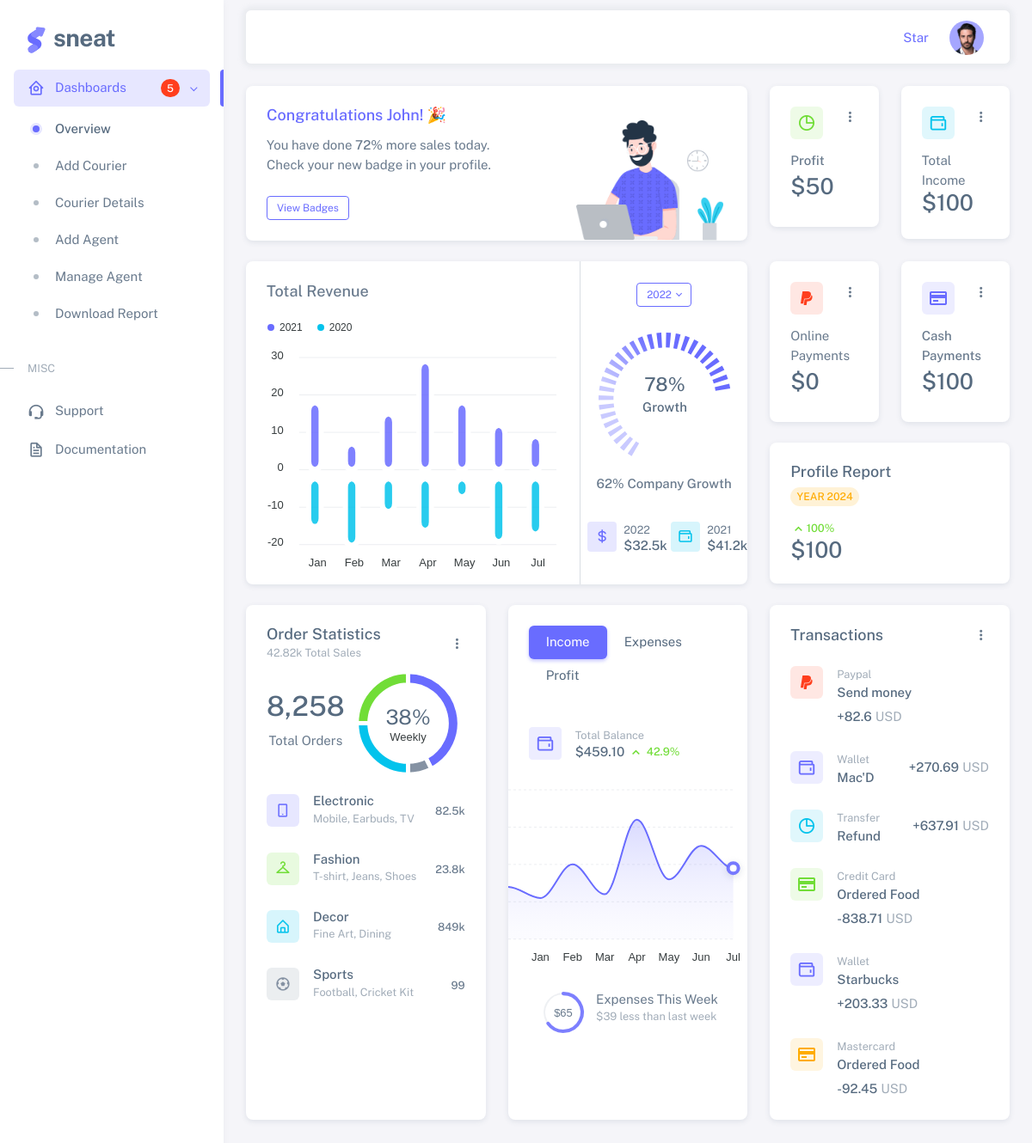
The page /Dashboard/index.php on the database as committed earlier.
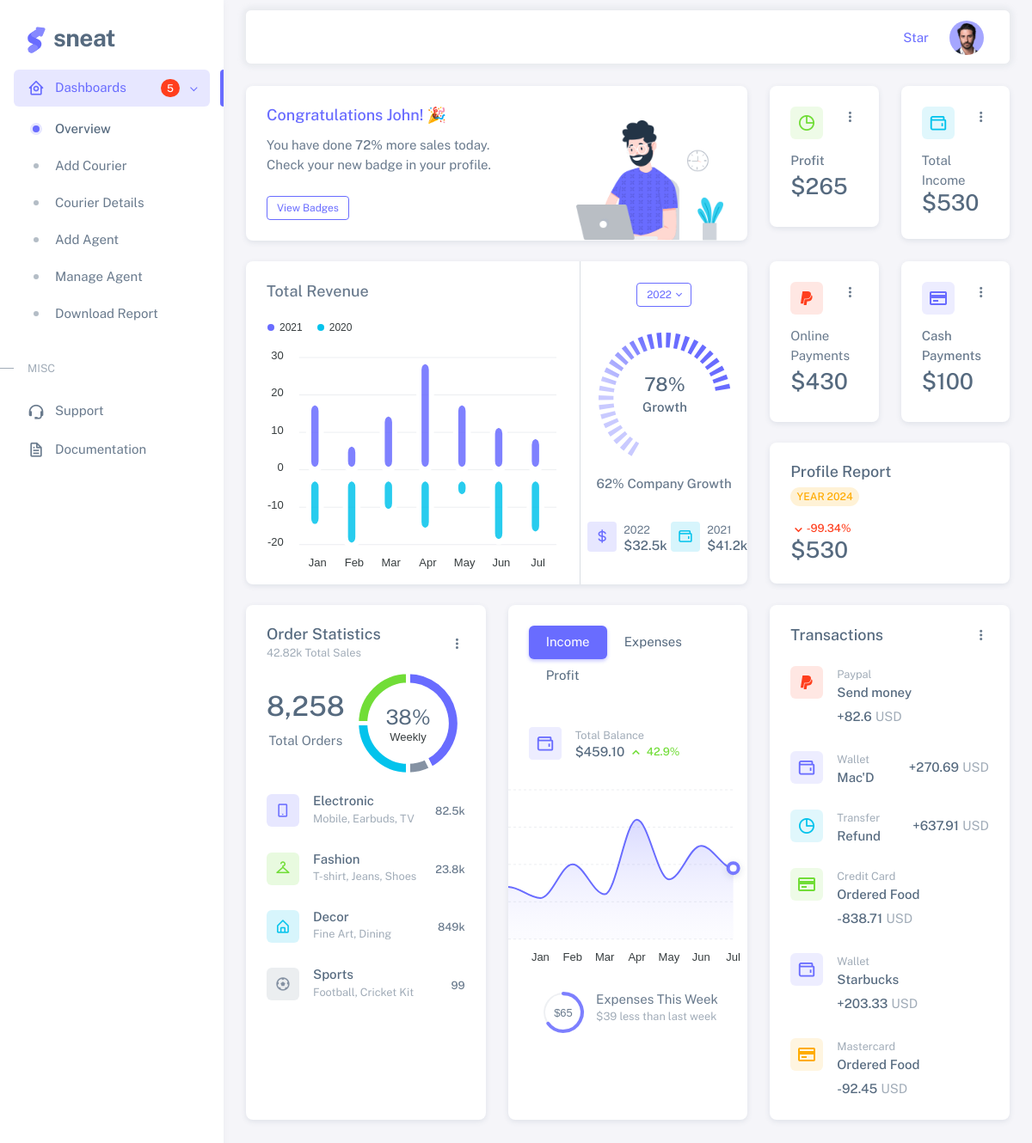
The same page on the database as committed later.
### tables this page shows
CREATE TABLE `yearly_profit` (
  `id` int(255) NOT NULL,
  `year` int(255) NOT NULL,
  `profit` int(255) NOT NULL
);

### Dashboard/index.php (the view, shortened to what the changed rows need)
<?php
  include ('../connection.php');
  $sql_query = "SELECT * FROM courier";
  $result = $conn->query($sql_query);
  $profit = 0;
  $income = 0;
  $online_payment = 0;
  $cash_payment = 0;
if ($result->num_rows > 0) {
    while ($row = $result->fetch_assoc()) {
      if ($row['payment_method'] == 'online') {
        $online_payment += $row['price'];
        } else {
          $cash_payment += $row['price'];
        }
        $profit += $row['price'];
        $income += $row['price'];
    }
    $profit = $income / 2;
} else {
    echo "No data found in the courier table.";
}
  $current_year = date("Y");
  $previous_year = $current_year - 1;
  $last_year_profit_query = "SELECT * FROM yearly_profit WHERE year = $previous_year";
  $result = $conn->query($last_year_profit_query);
  $percentage_increase = 0;
  if ($result -> num_rows > 0) {
    $row = $result->fetch_assoc();
    $last_year_profit = $row['profit'];
    $percentage_increase = (($income - $last_year_profit)/$last_year_profit) * 100;
    $percentage_increase = round($percentage_increase, 2);
  } else {
    $percentage_increase = 100;
  }
?>
<!DOCTYPE html>
<html
  lang="en"
  class="light-style layout-menu-fixed layout-compact"
  dir="ltr"
  data-theme="theme-default"
  data-assets-path="./assets/"
  data-template="vertical-menu-template-free">
  <head>
    <link rel="stylesheet" href="./assets/vendor/fonts/boxicons.css" />
    <link rel="stylesheet" href="./assets/vendor/css/core.css" class="template-customizer-core-css" />
    <link rel="stylesheet" href="./assets/vendor/css/theme-default.css" class="template-customizer-theme-css" />
    <link rel="stylesheet" href="./assets/css/demo.css" />
    <link rel="stylesheet" href="./assets/vendor/libs/perfect-scrollbar/perfect-scrollbar.css" />
    <link rel="stylesheet" href="./assets/vendor/libs/apex-charts/apex-charts.css" />
  </head>
  <body>
    <div class="layout-wrapper layout-content-navbar">
      <div class="layout-container">
        <div class="layout-page">
          <div class="content-wrapper">
            <div class="container-xxl flex-grow-1 container-p-y">
              <div class="row">
                <div class="col-lg-4 col-md-4 order-1">
                  <div class="row">
                    <div class="col-lg-6 col-md-12 col-6 mb-4">
                      <div class="card">
                        <div class="card-body">
                          <div class="card-title d-flex align-items-start justify-content-between">
                            <div class="avatar flex-shrink-0">
                            </div>
                            <div class="dropdown">
                            </div>
                          </div>
                          <span class="fw-medium d-block mb-1">Profit</span>
                          <h3 class="card-title mb-2">$<?php echo $profit;?></h3>
                        </div>
                      </div>
                    </div>
                    <div class="col-lg-6 col-md-12 col-6 mb-4">
                      <div class="card">
                        <div class="card-body">
                          <div class="card-title d-flex align-items-start justify-content-between">
                            <div class="avatar flex-shrink-0">
                            </div>
                            <div class="dropdown">
                            </div>
                          </div>
                          <span>Total Income</span>
                          <h3 class="card-title text-nowrap mb-1">$<?php echo $income;?></h3>
                        </div>
                      </div>
                    </div>
                  </div>
                </div>
                <div class="col-12 col-md-8 col-lg-4 order-3 order-md-2">
                  <div class="row">
                    <div class="col-6 mb-4">
                      <div class="card">
                        <div class="card-body">
                          <div class="card-title d-flex align-items-start justify-content-between">
                            <div class="avatar flex-shrink-0">
                            </div>
                            <div class="dropdown">
                            </div>
                          </div>
                          <span class="d-block mb-1">Online Payments</span>
                          <h3 class="card-title text-nowrap mb-2">$<?php echo $online_payment;?></h3>
                        </div>
                      </div>
                    </div>
                    <div class="col-12 mb-4">
                      <div class="card">
                        <div class="card-body">
                          <div class="d-flex justify-content-between flex-sm-row flex-column gap-3">
                            <div class="d-flex flex-sm-column flex-row align-items-start justify-content-between">
                              <div class="mt-sm-auto">
                                <?php
                                  if ($percentage_increase > 0) {
                                    echo '<small class="text-success text-nowrap fw-medium">';
                                    echo '<i class="bx bx-chevron-up"></i>'.$percentage_increase.'%';
                                    echo '</small>';
                                  } else {
                                    echo '<small class="text-danger text-nowrap fw-medium">';
                                    echo '<i class="bx bx-chevron-down"></i>'.$percentage_increase.'%';
                                    echo '</small>';
                                  }
                                  ?>
                                <h3 class="mb-0">$<?php echo $income?></h3>
                              </div>
                            </div>
                          </div>
                        </div>
                      </div>
                    </div>
                  </div>
                </div>
              </div>
              <div class="row">
                <div class="col-md-6 col-lg-4 col-xl-4 order-0 mb-4">
                  <div class="card h-100">
                    <div class="card-body">
                      <div class="d-flex justify-content-between align-items-center mb-3">
                        <div class="d-flex flex-column align-items-center gap-1">
                          <h2 class="mb-2">8,258</h2>
                        </div>
                      </div>
                    </div>
                  </div>
                </div>
              </div>
            </div>
  </body>
</html>

Rows that differ between the two databases and show on the page:
added yearly_profit: profit "-99.34"
Other text that changed with them:
$profit: "50" → "265"
$income: "100" → "530"
$online_payment: "0" → "430"
$percentage_increase: "100" → (not shown)
